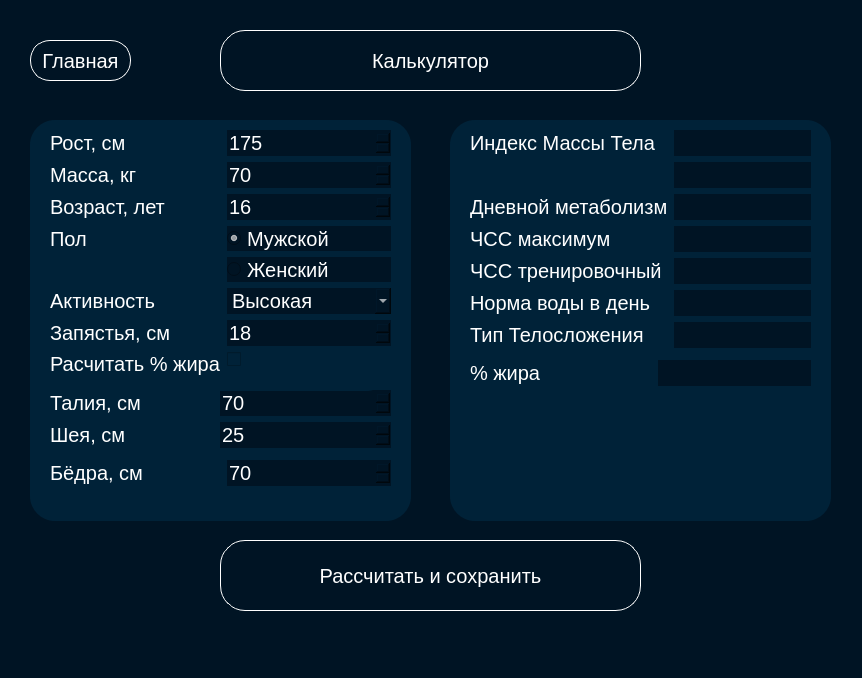
<?xml version="1.0" encoding="UTF-8"?>
<ui version="4.0">
 <class>Calculator</class>
 <widget class="QMainWindow" name="Calculator">
  <property name="geometry">
   <rect>
    <x>0</x>
    <y>0</y>
    <width>862</width>
    <height>678</height>
   </rect>
  </property>
  <property name="font">
   <font>
    <family>Times New Roman</family>
   </font>
  </property>
  <property name="windowTitle">
   <string>MainWindow</string>
  </property>
  <property name="styleSheet">
   <string notr="true">background-color:#001424;
</string>
  </property>
  <widget class="QWidget" name="centralwidget">
   <widget class="QPushButton" name="pushButton">
    <property name="geometry">
     <rect>
      <x>220</x>
      <y>540</y>
      <width>421</width>
      <height>71</height>
     </rect>
    </property>
    <property name="styleSheet">
     <string notr="true">border:1px solid #fff;
border-radius:25px;
font-size:20px;
color:#fff;</string>
    </property>
    <property name="text">
     <string>Рассчитать и сохранить</string>
    </property>
   </widget>
   <widget class="QGroupBox" name="groupBox_3">
    <property name="geometry">
     <rect>
      <x>30</x>
      <y>120</y>
      <width>381</width>
      <height>401</height>
     </rect>
    </property>
    <property name="styleSheet">
     <string notr="true">border-radius:25px;
font-size:20px;
background-color:#002238;
color:#fff;</string>
    </property>
    <property name="title">
     <string/>
    </property>
    <widget class="QGroupBox" name="groupBox">
     <property name="enabled">
      <bool>true</bool>
     </property>
     <property name="geometry">
      <rect>
       <x>0</x>
       <y>260</y>
       <width>381</width>
       <height>71</height>
      </rect>
     </property>
     <property name="styleSheet">
      <string notr="true">border:none;</string>
     </property>
     <property name="title">
      <string/>
     </property>
     <widget class="QWidget" name="formLayoutWidget_2">
      <property name="geometry">
       <rect>
        <x>20</x>
        <y>10</y>
        <width>341</width>
        <height>120</height>
       </rect>
      </property>
      <layout class="QFormLayout" name="formLayout_2">
       <item row="0" column="0">
        <widget class="QLabel" name="label_7">
         <property name="text">
          <string>Талия, см             </string>
         </property>
        </widget>
       </item>
       <item row="0" column="1">
        <widget class="QSpinBox" name="spinBox_waist">
         <property name="enabled">
          <bool>true</bool>
         </property>
         <property name="styleSheet">
          <string notr="true">background-color:#001424;</string>
         </property>
         <property name="minimum">
          <number>38</number>
         </property>
         <property name="maximum">
          <number>170</number>
         </property>
         <property name="value">
          <number>70</number>
         </property>
        </widget>
       </item>
       <item row="1" column="0">
        <widget class="QLabel" name="label_8">
         <property name="text">
          <string>Шея, см                </string>
         </property>
        </widget>
       </item>
       <item row="1" column="1">
        <widget class="QSpinBox" name="spinBox_neck">
         <property name="styleSheet">
          <string notr="true">background-color:#001424;</string>
         </property>
         <property name="minimum">
          <number>10</number>
         </property>
         <property name="maximum">
          <number>50</number>
         </property>
         <property name="value">
          <number>25</number>
         </property>
        </widget>
       </item>
      </layout>
     </widget>
    </widget>
    <widget class="QGroupBox" name="groupBox_2">
     <property name="geometry">
      <rect>
       <x>0</x>
       <y>340</y>
       <width>381</width>
       <height>31</height>
      </rect>
     </property>
     <property name="styleSheet">
      <string notr="true">border:none;</string>
     </property>
     <property name="title">
      <string/>
     </property>
     <widget class="QWidget" name="formLayoutWidget_3">
      <property name="geometry">
       <rect>
        <x>20</x>
        <y>0</y>
        <width>341</width>
        <height>31</height>
       </rect>
      </property>
      <layout class="QFormLayout" name="formLayout_3">
       <item row="0" column="0">
        <widget class="QLabel" name="label_11">
         <property name="text">
          <string>Бёдра, см              </string>
         </property>
        </widget>
       </item>
       <item row="0" column="1">
        <widget class="QSpinBox" name="spinBox_hip">
         <property name="styleSheet">
          <string notr="true">background-color:#001424;</string>
         </property>
         <property name="minimum">
          <number>40</number>
         </property>
         <property name="maximum">
          <number>170</number>
         </property>
         <property name="value">
          <number>70</number>
         </property>
        </widget>
       </item>
      </layout>
     </widget>
    </widget>
    <widget class="QWidget" name="formLayoutWidget">
     <property name="geometry">
      <rect>
       <x>20</x>
       <y>10</y>
       <width>341</width>
       <height>261</height>
      </rect>
     </property>
     <layout class="QFormLayout" name="formLayout">
      <item row="0" column="0">
       <widget class="QLabel" name="label_2">
        <property name="styleSheet">
         <string notr="true">border:none</string>
        </property>
        <property name="text">
         <string>Рост, см</string>
        </property>
       </widget>
      </item>
      <item row="0" column="1">
       <widget class="QSpinBox" name="spinBox_height">
        <property name="styleSheet">
         <string notr="true">border:none;
background-color:#001424;</string>
        </property>
        <property name="minimum">
         <number>54</number>
        </property>
        <property name="maximum">
         <number>272</number>
        </property>
        <property name="value">
         <number>175</number>
        </property>
       </widget>
      </item>
      <item row="1" column="0">
       <widget class="QLabel" name="label_3">
        <property name="styleSheet">
         <string notr="true">border:none</string>
        </property>
        <property name="text">
         <string>Масса, кг</string>
        </property>
       </widget>
      </item>
      <item row="1" column="1">
       <widget class="QSpinBox" name="spinBox_weight">
        <property name="styleSheet">
         <string notr="true">border:none;
background-color:#001424;</string>
        </property>
        <property name="minimum">
         <number>17</number>
        </property>
        <property name="maximum">
         <number>635</number>
        </property>
        <property name="value">
         <number>70</number>
        </property>
       </widget>
      </item>
      <item row="2" column="0">
       <widget class="QLabel" name="label_4">
        <property name="styleSheet">
         <string notr="true">border:none</string>
        </property>
        <property name="text">
         <string>Возраст, лет</string>
        </property>
       </widget>
      </item>
      <item row="2" column="1">
       <widget class="QSpinBox" name="spinBox_age">
        <property name="styleSheet">
         <string notr="true">border:none;
background-color:#001424;</string>
        </property>
        <property name="minimum">
         <number>14</number>
        </property>
        <property name="maximum">
         <number>120</number>
        </property>
        <property name="value">
         <number>16</number>
        </property>
       </widget>
      </item>
      <item row="3" column="0">
       <widget class="QLabel" name="label_5">
        <property name="styleSheet">
         <string notr="true">border:none</string>
        </property>
        <property name="text">
         <string>Пол</string>
        </property>
       </widget>
      </item>
      <item row="3" column="1">
       <widget class="QRadioButton" name="radioButton_male">
        <property name="styleSheet">
         <string notr="true">border:none;
background-color:#001424;</string>
        </property>
        <property name="text">
         <string>Мужской</string>
        </property>
        <property name="checked">
         <bool>true</bool>
        </property>
       </widget>
      </item>
      <item row="4" column="1">
       <widget class="QRadioButton" name="radioButton_female">
        <property name="styleSheet">
         <string notr="true">border:none;
background-color:#001424;</string>
        </property>
        <property name="text">
         <string>Женский</string>
        </property>
       </widget>
      </item>
      <item row="5" column="0">
       <widget class="QLabel" name="label_6">
        <property name="styleSheet">
         <string notr="true">border:none</string>
        </property>
        <property name="text">
         <string>Активность</string>
        </property>
       </widget>
      </item>
      <item row="5" column="1">
       <widget class="QComboBox" name="comboBox_activity">
        <property name="styleSheet">
         <string notr="true">border:none;
background-color:#001424;</string>
        </property>
        <property name="currentIndex">
         <number>3</number>
        </property>
        <item>
         <property name="text">
          <string extracomment="1">Очень низкая</string>
         </property>
        </item>
        <item>
         <property name="text">
          <string>Низкая</string>
         </property>
        </item>
        <item>
         <property name="text">
          <string>Средняя</string>
         </property>
        </item>
        <item>
         <property name="text">
          <string>Высокая</string>
         </property>
        </item>
        <item>
         <property name="text">
          <string>Очень высокая</string>
         </property>
        </item>
       </widget>
      </item>
      <item row="7" column="0">
       <widget class="QLabel" name="label_9">
        <property name="styleSheet">
         <string notr="true">border:none</string>
        </property>
        <property name="text">
         <string>Расчитать % жира</string>
        </property>
       </widget>
      </item>
      <item row="7" column="1">
       <widget class="QCheckBox" name="checkBox_fat">
        <property name="text">
         <string/>
        </property>
       </widget>
      </item>
      <item row="6" column="0">
       <widget class="QLabel" name="label_20">
        <property name="text">
         <string>Запястья, см</string>
        </property>
       </widget>
      </item>
      <item row="6" column="1">
       <widget class="QSpinBox" name="spinBox_wrist">
        <property name="styleSheet">
         <string notr="true">border:none;
background-color:#001424;</string>
        </property>
        <property name="minimum">
         <number>10</number>
        </property>
        <property name="maximum">
         <number>50</number>
        </property>
        <property name="value">
         <number>18</number>
        </property>
       </widget>
      </item>
     </layout>
    </widget>
   </widget>
   <widget class="QGroupBox" name="groupBox_5">
    <property name="geometry">
     <rect>
      <x>450</x>
      <y>120</y>
      <width>381</width>
      <height>401</height>
     </rect>
    </property>
    <property name="styleSheet">
     <string notr="true">color:#fff;
border-radius:25px;
font-size:20px;
background-color:#002238;</string>
    </property>
    <property name="title">
     <string/>
    </property>
    <widget class="QWidget" name="formLayoutWidget_4">
     <property name="geometry">
      <rect>
       <x>20</x>
       <y>10</y>
       <width>341</width>
       <height>222</height>
      </rect>
     </property>
     <layout class="QFormLayout" name="formLayout_4">
      <item row="0" column="0">
       <widget class="QLabel" name="label_10">
        <property name="styleSheet">
         <string notr="true">border:none</string>
        </property>
        <property name="text">
         <string>Индекс Массы Тела</string>
        </property>
       </widget>
      </item>
      <item row="0" column="1">
       <widget class="QLineEdit" name="lineEdit_IMT_value">
        <property name="styleSheet">
         <string notr="true">background-color:#001424;
border:none</string>
        </property>
        <property name="readOnly">
         <bool>true</bool>
        </property>
       </widget>
      </item>
      <item row="2" column="0">
       <widget class="QLabel" name="label_12">
        <property name="styleSheet">
         <string notr="true">border:none</string>
        </property>
        <property name="text">
         <string>Дневной метаболизм</string>
        </property>
       </widget>
      </item>
      <item row="2" column="1">
       <widget class="QLineEdit" name="lineEdit_metabolism">
        <property name="styleSheet">
         <string notr="true">background-color:#001424;
border:none</string>
        </property>
        <property name="readOnly">
         <bool>true</bool>
        </property>
       </widget>
      </item>
      <item row="3" column="0">
       <widget class="QLabel" name="label_13">
        <property name="styleSheet">
         <string notr="true">border:none</string>
        </property>
        <property name="text">
         <string>ЧСС максимум</string>
        </property>
       </widget>
      </item>
      <item row="3" column="1">
       <widget class="QLineEdit" name="lineEdit_hr_max">
        <property name="styleSheet">
         <string notr="true">background-color:#001424;
border:none</string>
        </property>
        <property name="text">
         <string/>
        </property>
        <property name="readOnly">
         <bool>true</bool>
        </property>
       </widget>
      </item>
      <item row="4" column="0">
       <widget class="QLabel" name="label_14">
        <property name="styleSheet">
         <string notr="true">border:none</string>
        </property>
        <property name="text">
         <string>ЧСС тренировочный</string>
        </property>
       </widget>
      </item>
      <item row="4" column="1">
       <widget class="QLineEdit" name="lineEdit_hr_train">
        <property name="styleSheet">
         <string notr="true">background-color:#001424;
border:none</string>
        </property>
        <property name="readOnly">
         <bool>true</bool>
        </property>
       </widget>
      </item>
      <item row="5" column="0">
       <widget class="QLabel" name="label_15">
        <property name="styleSheet">
         <string notr="true">border:none</string>
        </property>
        <property name="text">
         <string>Норма воды в день</string>
        </property>
       </widget>
      </item>
      <item row="5" column="1">
       <widget class="QLineEdit" name="lineEdit_water">
        <property name="styleSheet">
         <string notr="true">background-color:#001424;
border:none</string>
        </property>
        <property name="readOnly">
         <bool>true</bool>
        </property>
       </widget>
      </item>
      <item row="1" column="1">
       <widget class="QLineEdit" name="lineEdit_IMT_status">
        <property name="styleSheet">
         <string notr="true">background-color:#001424;
border:none</string>
        </property>
        <property name="readOnly">
         <bool>true</bool>
        </property>
       </widget>
      </item>
      <item row="6" column="0">
       <widget class="QLabel" name="label_21">
        <property name="text">
         <string>Тип Телосложения</string>
        </property>
       </widget>
      </item>
      <item row="6" column="1">
       <widget class="QLineEdit" name="lineEdit_type">
        <property name="styleSheet">
         <string notr="true">background-color:#001424;
border:none</string>
        </property>
        <property name="readOnly">
         <bool>true</bool>
        </property>
       </widget>
      </item>
     </layout>
    </widget>
    <widget class="QGroupBox" name="groupBox_4">
     <property name="geometry">
      <rect>
       <x>0</x>
       <y>240</y>
       <width>381</width>
       <height>31</height>
      </rect>
     </property>
     <property name="styleSheet">
      <string notr="true">border:none</string>
     </property>
     <property name="title">
      <string/>
     </property>
     <widget class="QWidget" name="formLayoutWidget_5">
      <property name="geometry">
       <rect>
        <x>20</x>
        <y>0</y>
        <width>341</width>
        <height>31</height>
       </rect>
      </property>
      <layout class="QFormLayout" name="formLayout_5">
       <item row="0" column="0">
        <widget class="QLabel" name="label_16">
         <property name="text">
          <string>% жира                    </string>
         </property>
        </widget>
       </item>
       <item row="0" column="1">
        <widget class="QLineEdit" name="lineEdit_percent">
         <property name="enabled">
          <bool>true</bool>
         </property>
         <property name="styleSheet">
          <string notr="true">background-color:#001424;</string>
         </property>
         <property name="readOnly">
          <bool>true</bool>
         </property>
        </widget>
       </item>
      </layout>
     </widget>
    </widget>
   </widget>
   <widget class="QPushButton" name="pushButton_2">
    <property name="geometry">
     <rect>
      <x>220</x>
      <y>30</y>
      <width>421</width>
      <height>61</height>
     </rect>
    </property>
    <property name="styleSheet">
     <string notr="true">border:1px solid #fff;
border-radius:25px;
font-size:20px;
color:#fff;</string>
    </property>
    <property name="text">
     <string>Калькулятор</string>
    </property>
   </widget>
   <widget class="QPushButton" name="pushButton_3">
    <property name="geometry">
     <rect>
      <x>30</x>
      <y>40</y>
      <width>101</width>
      <height>41</height>
     </rect>
    </property>
    <property name="styleSheet">
     <string notr="true">border:1px solid #fff;
border-radius:20px;
font-size:20px;
color:#fff;
</string>
    </property>
    <property name="text">
     <string>Главная</string>
    </property>
   </widget>
   <widget class="QLabel" name="label">
    <property name="geometry">
     <rect>
      <x>700</x>
      <y>10</y>
      <width>111</width>
      <height>101</height>
     </rect>
    </property>
    <property name="text">
     <string/>
    </property>
    <property name="pixmap">
     <pixmap>../../../../.designer/backup/src/calculator3.png</pixmap>
    </property>
   </widget>
  </widget>
  <widget class="QMenuBar" name="menubar">
   <property name="geometry">
    <rect>
     <x>0</x>
     <y>0</y>
     <width>862</width>
     <height>21</height>
    </rect>
   </property>
  </widget>
  <widget class="QStatusBar" name="statusbar"/>
 </widget>
 <resources/>
 <connections/>
</ui>
